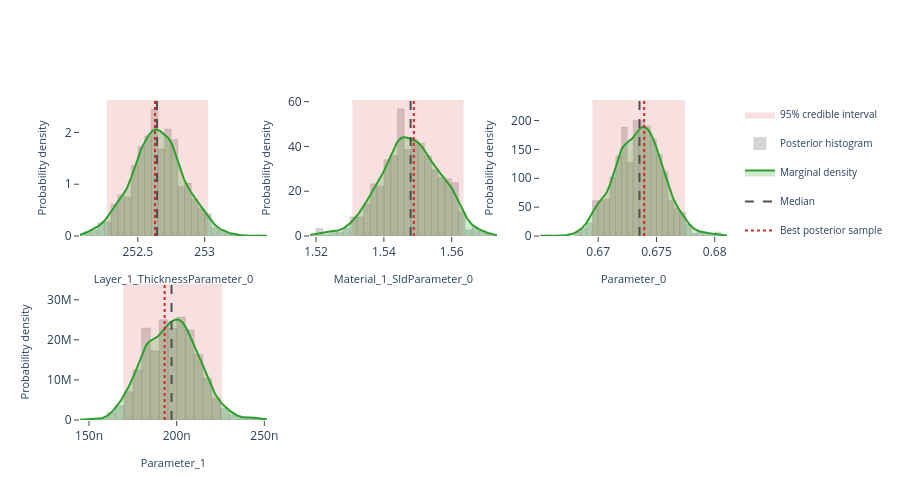

The cell this chart's notebook holds for it:
### Markdown cell above
## Interactive posterior plots

The next three cells render the same Plotly figures that are shown on the
Bayesian Posterior tab of the EasyReflectometryApp:

* **Marginals** — per-parameter distribution: histogram + smooth KDE marginal,
  shaded 95% credible interval, and median / best-sample lines
  (`plot_distribution` or `posterior.distribution()`)
* **Corner plot** — pairwise marginals + 2-D contours + scatter (`plot_corner`)
* **Traces** — per-chain trace + marginal histogram (`plot_trace`)

The standalone helpers are called with ``return_figure=True`` so they return a
Plotly ``Figure`` that we render in the notebook with ``fig.show()``; the
``PosteriorResults`` methods return the figure directly.

### Code cell
# ---- Marginal posterior distributions ---------------------------------------
# One panel per free parameter, each overlaying the posterior histogram, a
# smooth Gaussian-KDE marginal, the shaded 95% credible interval, and the
# median / best-sample reference lines.  Mirrors the "Marginals" sub-tab in
# the EasyReflectometryApp.

# The PosteriorResults method passes ``logp`` through automatically so the
# best posterior sample (MAP) line is drawn:
fig = posterior.distribution()
fig.show()

# Standalone equivalent (pass ``logp`` to get the best-sample line):
# fig = plot_distribution(
#     posterior.draws,
#     posterior.param_names,
#     logp=posterior.logp,
#     return_figure=True,
# )
# fig.show()

### Figure 1 — Plotly figure (JSON) as saved in the notebook; plotly's stock layout.template omitted (floating-point values rounded to 4 significant figures; data arrays with more than 128 entries replaced by an {"elided": "..."} marker saying what was removed)
{"data": [{"fill": "toself", "fillcolor": "rgba(214, 39, 40, 0.14)", "hoverinfo": "skip", "legendgroup": "95% credible interval", "line": {"color": "rgba(214, 39, 40, 0.14)", "width": 0}, "mode": "lines", "name": "95% credible interval", "showlegend": true, "type": "scatter", "x": [252.3, 253.0, 253.0, 252.3, 252.3], "xaxis": "x", "y": [0.0, 0.0, 2.626, 2.626, 0.0], "yaxis": "y"}, {"histnorm": "probability density", "hovertemplate": "sample=%{x:.4f}<br>density: %{y:.2f}<extra></extra>", "legendgroup": "histogram", "marker": {"color": "rgba(120, 120, 120, 0.38)", "line": {"color": "rgba(120, 120, 120, 0.24)", "width": 1}}, "name": "Posterior histogram", "nbinsx": 40, "opacity": 0.82, "showlegend": true, "type": "histogram", "x": {"elided": "880 float values"}, "xaxis": "x", "yaxis": "y"}, {"fill": "tozeroy", "fillcolor": "rgba(44, 160, 44, 0.22)", "hovertemplate": "Layer_1_ThicknessParameter_0: %{x:.4f}<br>density: %{y:.4f}<extra></extra>", "legendgroup": "marginal", "line": {"color": "rgb(44, 160, 44)", "width": 2}, "mode": "lines", "name": "Marginal density", "showlegend": true, "type": "scatter", "x": {"elided": "256 float values"}, "xaxis": "x", "y": {"elided": "256 float values"}, "yaxis": "y"}, {"hovertemplate": "Median: %{x:.4f}<extra></extra>", "legendgroup": "Median", "line": {"color": "rgb(80, 80, 80)", "dash": "dash", "width": 2}, "mode": "lines", "name": "Median", "showlegend": true, "type": "scatter", "x": [252.6, 252.6], "xaxis": "x", "y": [0.0, 2.626], "yaxis": "y"}, {"hovertemplate": "Best posterior sample: %{x:.4f}<extra></extra>", "legendgroup": "Best posterior sample", "line": {"color": "rgb(214, 39, 40)", "dash": "dot", "width": 2}, "mode": "lines", "name": "Best posterior sample", "showlegend": true, "type": "scatter", "x": [252.6, 252.6], "xaxis": "x", "y": [0.0, 2.626], "yaxis": "y"}, {"fill": "toself", "fillcolor": "rgba(214, 39, 40, 0.14)", "hoverinfo": "skip", "legendgroup": "95% credible interval", "line": {"color": "rgba(214, 39, 40, 0.14)", "width": 0}, "mode": "lines", "name": "95% credible interval", "showlegend": false, "type": "scatter", "x": [1.531, 1.563, 1.563, 1.531, 1.531], "xaxis": "x2", "y": [0.0, 0.0, 60.75, 60.75, 0.0], "yaxis": "y2"}, {"histnorm": "probability density", "hovertemplate": "sample=%{x:.4f}<br>density: %{y:.2f}<extra></extra>", "legendgroup": "histogram", "marker": {"color": "rgba(120, 120, 120, 0.38)", "line": {"color": "rgba(120, 120, 120, 0.24)", "width": 1}}, "name": "Posterior histogram", "nbinsx": 40, "opacity": 0.82, "showlegend": false, "type": "histogram", "x": {"elided": "880 float values"}, "xaxis": "x2", "yaxis": "y2"}, {"fill": "tozeroy", "fillcolor": "rgba(44, 160, 44, 0.22)", "hovertemplate": "Material_1_SldParameter_0: %{x:.4f}<br>density: %{y:.4f}<extra></extra>", "legendgroup": "marginal", "line": {"color": "rgb(44, 160, 44)", "width": 2}, "mode": "lines", "name": "Marginal density", "showlegend": false, "type": "scatter", "x": {"elided": "256 float values"}, "xaxis": "x2", "y": {"elided": "256 float values"}, "yaxis": "y2"}, {"hovertemplate": "Median: %{x:.4f}<extra></extra>", "legendgroup": "Median", "line": {"color": "rgb(80, 80, 80)", "dash": "dash", "width": 2}, "mode": "lines", "name": "Median", "showlegend": false, "type": "scatter", "x": [1.548, 1.548], "xaxis": "x2", "y": [0.0, 60.75], "yaxis": "y2"}, {"hovertemplate": "Best posterior sample: %{x:.4f}<extra></extra>", "legendgroup": "Best posterior sample", "line": {"color": "rgb(214, 39, 40)", "dash": "dot", "width": 2}, "mode": "lines", "name": "Best posterior sample", "showlegend": false, "type": "scatter", "x": [1.549, 1.549], "xaxis": "x2", "y": [0.0, 60.75], "yaxis": "y2"}, {"fill": "toself", "fillcolor": "rgba(214, 39, 40, 0.14)", "hoverinfo": "skip", "legendgroup": "95% credible interval", "line": {"color": "rgba(214, 39, 40, 0.14)", "width": 0}, "mode": "lines", "name": "95% credible interval", "showlegend": false, "type": "scatter", "x": [0.6695, 0.6775, 0.6775, 0.6695, 0.6695], "xaxis": "x3", "y": [0.0, 0.0, 235.6, 235.6, 0.0], "yaxis": "y3"}, {"histnorm": "probability density", "hovertemplate": "sample=%{x:.4f}<br>density: %{y:.2f}<extra></extra>", "legendgroup": "histogram", "marker": {"color": "rgba(120, 120, 120, 0.38)", "line": {"color": "rgba(120, 120, 120, 0.24)", "width": 1}}, "name": "Posterior histogram", "nbinsx": 40, "opacity": 0.82, "showlegend": false, "type": "histogram", "x": {"elided": "880 float values"}, "xaxis": "x3", "yaxis": "y3"}, {"fill": "tozeroy", "fillcolor": "rgba(44, 160, 44, 0.22)", "hovertemplate": "Parameter_0: %{x:.4f}<br>density: %{y:.4f}<extra></extra>", "legendgroup": "marginal", "line": {"color": "rgb(44, 160, 44)", "width": 2}, "mode": "lines", "name": "Marginal density", "showlegend": false, "type": "scatter", "x": {"elided": "256 float values"}, "xaxis": "x3", "y": {"elided": "256 float values"}, "yaxis": "y3"}, {"hovertemplate": "Median: %{x:.4f}<extra></extra>", "legendgroup": "Median", "line": {"color": "rgb(80, 80, 80)", "dash": "dash", "width": 2}, "mode": "lines", "name": "Median", "showlegend": false, "type": "scatter", "x": [0.6735, 0.6735], "xaxis": "x3", "y": [0.0, 235.6], "yaxis": "y3"}, {"hovertemplate": "Best posterior sample: %{x:.4f}<extra></extra>", "legendgroup": "Best posterior sample", "line": {"color": "rgb(214, 39, 40)", "dash": "dot", "width": 2}, "mode": "lines", "name": "Best posterior sample", "showlegend": false, "type": "scatter", "x": [0.6739, 0.6739], "xaxis": "x3", "y": [0.0, 235.6], "yaxis": "y3"}, {"fill": "toself", "fillcolor": "rgba(214, 39, 40, 0.14)", "hoverinfo": "skip", "legendgroup": "95% credible interval", "line": {"color": "rgba(214, 39, 40, 0.14)", "width": 0}, "mode": "lines", "name": "95% credible interval", "showlegend": false, "type": "scatter", "x": [1.696e-07, 2.259e-07, 2.259e-07, 1.696e-07, 1.696e-07], "xaxis": "x4", "y": [0.0, 0.0, 33930000.0, 33930000.0, 0.0], "yaxis": "y4"}, {"histnorm": "probability density", "hovertemplate": "sample=%{x:.4f}<br>density: %{y:.2f}<extra></extra>", "legendgroup": "histogram", "marker": {"color": "rgba(120, 120, 120, 0.38)", "line": {"color": "rgba(120, 120, 120, 0.24)", "width": 1}}, "name": "Posterior histogram", "nbinsx": 40, "opacity": 0.82, "showlegend": false, "type": "histogram", "x": {"elided": "880 float values"}, "xaxis": "x4", "yaxis": "y4"}, {"fill": "tozeroy", "fillcolor": "rgba(44, 160, 44, 0.22)", "hovertemplate": "Parameter_1: %{x:.4f}<br>density: %{y:.4f}<extra></extra>", "legendgroup": "marginal", "line": {"color": "rgb(44, 160, 44)", "width": 2}, "mode": "lines", "name": "Marginal density", "showlegend": false, "type": "scatter", "x": {"elided": "256 float values"}, "xaxis": "x4", "y": {"elided": "256 float values"}, "yaxis": "y4"}, {"hovertemplate": "Median: %{x:.4f}<extra></extra>", "legendgroup": "Median", "line": {"color": "rgb(80, 80, 80)", "dash": "dash", "width": 2}, "mode": "lines", "name": "Median", "showlegend": false, "type": "scatter", "x": [1.971e-07, 1.971e-07], "xaxis": "x4", "y": [0.0, 33930000.0], "yaxis": "y4"}, {"hovertemplate": "Best posterior sample: %{x:.4f}<extra></extra>", "legendgroup": "Best posterior sample", "line": {"color": "rgb(214, 39, 40)", "dash": "dot", "width": 2}, "mode": "lines", "name": "Best posterior sample", "showlegend": false, "type": "scatter", "x": [1.931e-07, 1.931e-07], "xaxis": "x4", "y": [0.0, 33930000.0], "yaxis": "y4"}], "layout": {"barmode": "overlay", "height": 500, "legend": {"font": {"size": 10}}, "plot_bgcolor": "white", "showlegend": true, "xaxis": {"anchor": "y", "domain": [0.0, 0.2889], "range": [252.1, 253.5], "showgrid": false, "ticks": "outside", "title": {"font": {"size": 11}, "text": "Layer_1_ThicknessParameter_0"}, "zeroline": false}, "xaxis2": {"anchor": "y2", "domain": [0.3556, 0.6444], "range": [1.518, 1.573], "showgrid": false, "ticks": "outside", "title": {"font": {"size": 11}, "text": "Material_1_SldParameter_0"}, "zeroline": false}, "xaxis3": {"anchor": "y3", "domain": [0.7111, 1.0], "range": [0.665, 0.6811], "showgrid": false, "ticks": "outside", "title": {"font": {"size": 11}, "text": "Parameter_0"}, "zeroline": false}, "xaxis4": {"anchor": "y4", "domain": [0.0, 0.2889], "range": [1.448e-07, 2.515e-07], "showgrid": false, "ticks": "outside", "title": {"font": {"size": 11}, "text": "Parameter_1"}, "zeroline": false}, "xaxis5": {"anchor": "y5", "domain": [0.3556, 0.6444], "showgrid": false, "ticks": "outside", "zeroline": false}, "xaxis6": {"anchor": "y6", "domain": [0.7111, 1.0], "showgrid": false, "ticks": "outside", "zeroline": false}, "yaxis": {"anchor": "x", "domain": [0.575, 1.0], "range": [0.0, 2.626], "showgrid": false, "ticks": "outside", "title": {"font": {"size": 11}, "text": "Probability density"}, "zeroline": false}, "yaxis2": {"anchor": "x2", "domain": [0.575, 1.0], "range": [0.0, 60.75], "showgrid": false, "ticks": "outside", "title": {"font": {"size": 11}, "text": "Probability density"}, "zeroline": false}, "yaxis3": {"anchor": "x3", "domain": [0.575, 1.0], "range": [0.0, 235.6], "showgrid": false, "ticks": "outside", "title": {"font": {"size": 11}, "text": "Probability density"}, "zeroline": false}, "yaxis4": {"anchor": "x4", "domain": [0.0, 0.425], "range": [0.0, 33930000.0], "showgrid": false, "ticks": "outside", "title": {"font": {"size": 11}, "text": "Probability density"}, "zeroline": false}, "yaxis5": {"anchor": "x5", "domain": [0.0, 0.425], "showgrid": false, "ticks": "outside", "zeroline": false}, "yaxis6": {"anchor": "x6", "domain": [0.0, 0.425], "showgrid": false, "ticks": "outside", "zeroline": false}}}
